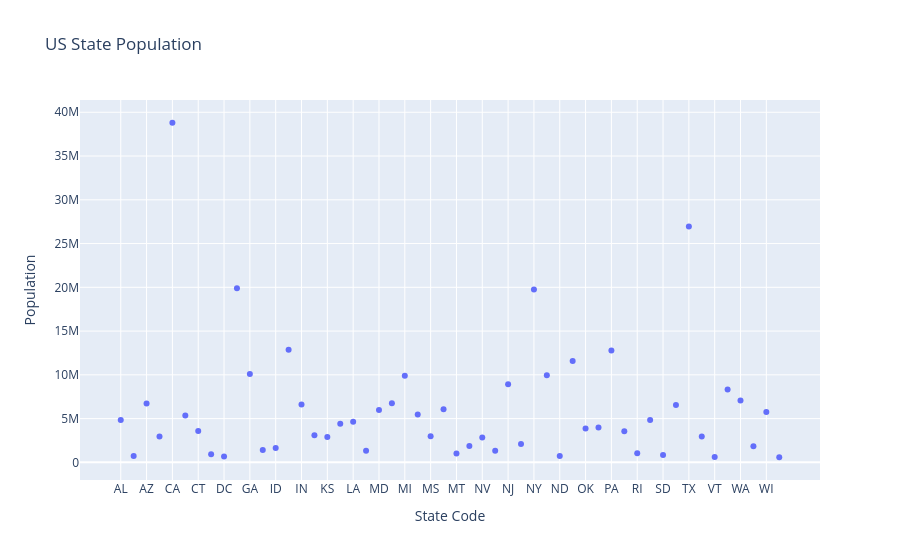

Notebook source saved alongside this figure:
### Code cell
# 4. Write a program to draw a scatter plot for a given dataset and show datalabels on hover 
df=pd.read_csv("https://raw.githubusercontent.com/plotly/datasets/master/2014_usa_states.csv")

fig=ple.scatter(df,x="Postal",y="Population",title="US State Population",hover_name="State",hover_data={"Postal":True,"Population":True})

fig.update_layout(
    xaxis_title="State Code",
    yaxis_title="Population"
)
fig.show()

### Figure 1 — Plotly figure (JSON) as saved in the notebook; plotly's stock layout.template omitted (floating-point values rounded to 4 significant figures)
{"data": [{"hovertemplate": "<b>%{hovertext}</b><br><br>Postal=%{x}<br>Population=%{y}<extra></extra>", "hovertext": ["Alabama", "Alaska", "Arizona", "Arkansas", "California", "Colorado", "Connecticut", "Delaware", "District of Columbia", "Florida", "Georgia", "Hawaii", "Idaho", "Illinois", "Indiana", "Iowa", "Kansas", "Kentucky", "Louisiana", "Maine", "Maryland", "Massachusetts", "Michigan", "Minnesota", "Mississippi", "Missouri", "Montana", "Nebraska", "Nevada", "New Hampshire", "New Jersey", "New Mexico", "New York", "North Carolina", "North Dakota", "Ohio", "Oklahoma", "Oregon", "Pennsylvania", "Puerto Rico", "Rhode Island", "South Carolina", "South Dakota", "Tennessee", "Texas", "Utah", "Vermont", "Virginia", "Washington", "West Virginia", "Wisconsin", "Wyoming"], "legendgroup": "", "marker": {"color": "#636efa", "symbol": "circle"}, "mode": "markers", "name": "", "orientation": "v", "showlegend": false, "type": "scatter", "x": ["AL", "AK", "AZ", "AR", "CA", "CO", "CT", "DE", "DC", "FL", "GA", "HI", "ID", "IL", "IN", "IA", "KS", "KY", "LA", "ME", "MD", "MA", "MI", "MN", "MS", "MO", "MT", "NE", "NV", "NH", "NJ", "NM", "NY", "NC", "ND", "OH", "OK", "OR", "PA", "PR", "RI", "SC", "SD", "TN", "TX", "UT", "VT", "VA", "WA", "WV", "WI", "WY"], "xaxis": "x", "y": [4849377, 736732, 6731484, 2966369, 38802500, 5355866, 3596677, 935614, 658893, 19893297, 10097343, 1419561, 1634464, 12880580, 6596855, 3107126, 2904021, 4413457, 4649676, 1330089, 5976407, 6745408, 9909877, 5457173, 2994079, 6063589, 1023579, 1881503, 2839098, 1326813, 8938175, 2085572, 19746227, 9943964, 739482, 11594163, 3878051, 3970239, 12787209, 3548397, 1055173, 4832482, 853175, 6549352, 26956958, 2942902, 626562, 8326289, 7061530, 1850326, 5757564, 584153], "yaxis": "y"}], "layout": {"legend": {"tracegroupgap": 0}, "title": {"text": "US State Population"}, "xaxis": {"anchor": "y", "domain": [0, 1], "title": {"text": "State Code"}}, "yaxis": {"anchor": "x", "domain": [0, 1], "title": {"text": "Population"}}}}
